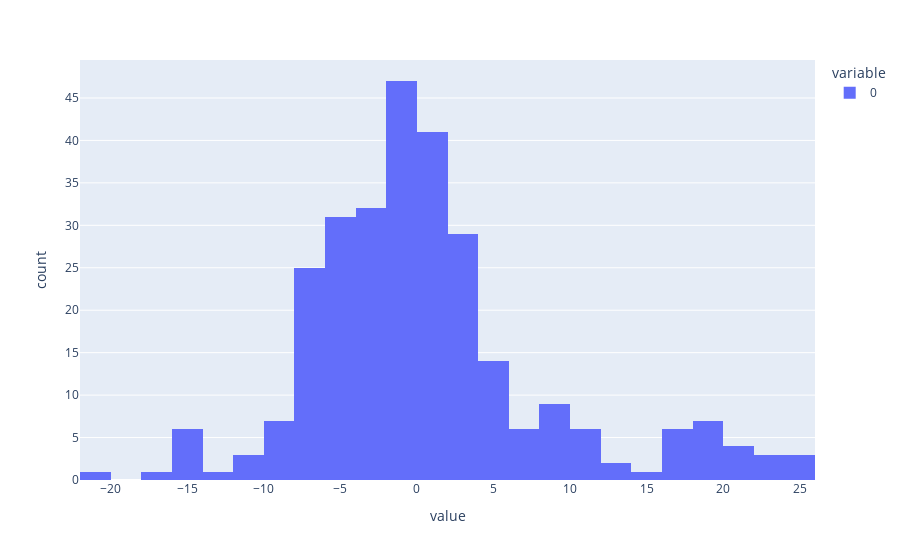

Notebook source saved alongside this figure:
### Markdown cell above
## Plot

### Code cell
return_rates_diff_percent = (100*(return_rates_df['ledoitw_cov']-return_rates_df['MCAP']))
return_rates_diff_percent[(return_rates_diff_percent > -25) & (return_rates_diff_percent < 25)].hist()

### Figure 1 — Plotly figure (JSON) as saved in the notebook; plotly's stock layout.template omitted (floating-point values rounded to 4 significant figures; data arrays with more than 128 entries replaced by an {"elided": "..."} marker saying what was removed)
{"data": [{"alignmentgroup": "True", "bingroup": "x", "hovertemplate": "variable=0<br>value=%{x}<br>count=%{y}<extra></extra>", "legendgroup": "0", "marker": {"color": "#636efa", "pattern": {"shape": ""}}, "name": "0", "offsetgroup": "0", "orientation": "v", "showlegend": true, "x": {"elided": "285 float values"}, "xaxis": "x", "yaxis": "y", "type": "histogram"}], "layout": {"xaxis": {"anchor": "y", "domain": [0.0, 1.0], "title": {"text": "value"}}, "yaxis": {"anchor": "x", "domain": [0.0, 1.0], "title": {"text": "count"}}, "legend": {"title": {"text": "variable"}, "tracegroupgap": 0}, "margin": {"t": 60}, "barmode": "relative"}}
